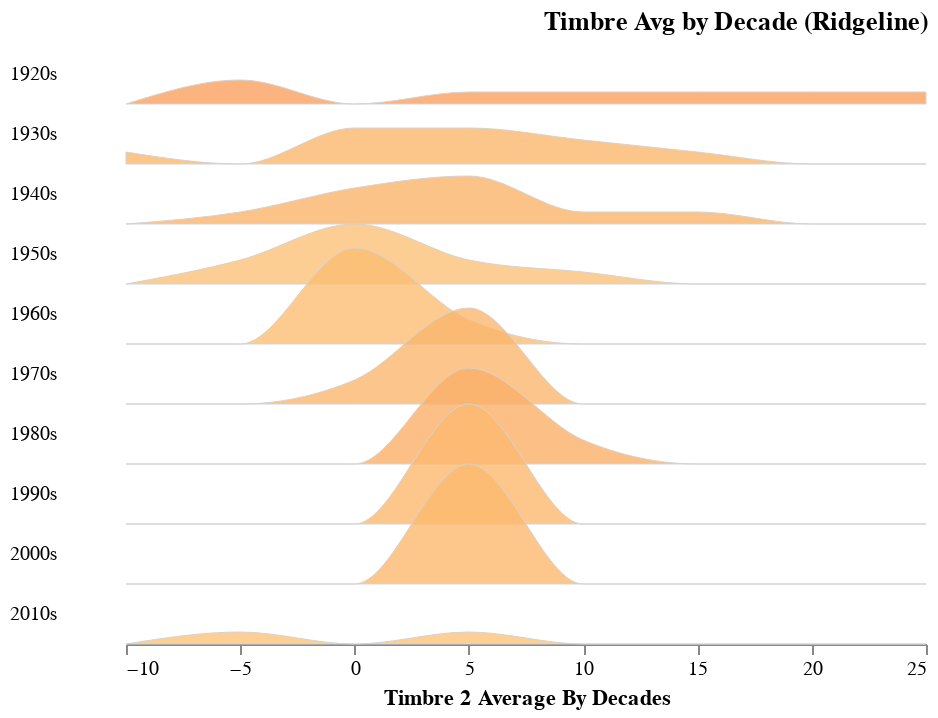

The notebook cell saved with this chart:
### Code cell
plot_ridgeline(timbre_avg_by_year, "decade", "TimbreAvg4")

### Figure 1 — Vega-Lite specification as saved in the notebook (floating-point values rounded to 4 significant figures)
{"config": {"view": {"continuousWidth": 400, "continuousHeight": 300, "stroke": null}, "facet": {"spacing": 0}, "title": {"anchor": "end"}}, "data": {"name": "data-dd3fc3f092665ce1aa30ef423fe1b56c"}, "facet": {"row": {"type": "temporal", "field": "Decade", "header": {"format": "%Ys", "labelAlign": "right", "labelAngle": 0}, "title": null}}, "spec": {"mark": {"type": "area", "fillOpacity": 0.8, "interpolate": "monotone", "stroke": "lightgray", "strokeWidth": 0.5}, "encoding": {"fill": {"type": "quantitative", "field": "mean_val", "legend": null, "scale": {"domain": [50, -100], "scheme": "redyellowblue"}}, "x": {"type": "quantitative", "bin": "binned", "field": "bin_min", "title": "Timbre 2 Average By Decades"}, "y": {"type": "quantitative", "axis": null, "field": "value", "scale": {"range": [30, -30]}}}, "height": 30, "transform": [{"field": "decade", "timeUnit": "year", "as": "Decade"}, {"joinaggregate": [{"op": "mean", "field": "TimbreAvg4", "as": "mean_val"}], "groupby": ["Decade"]}, {"bin": {"maxbins": 10}, "field": "TimbreAvg4", "as": ["bin_max", "bin_min"]}, {"aggregate": [{"op": "count", "as": "value"}], "groupby": ["Decade", "mean_val", "bin_min", "bin_max"]}, {"impute": "value", "key": "bin_min", "groupby": ["Decade", "mean_val"], "value": 0}]}, "bounds": "flush", "title": "Timbre Avg by Decade (Ridgeline)", "$schema": "https://vega.github.io/schema/vega-lite/v4.8.1.json", "datasets": {"data-dd3fc3f092665ce1aa30ef423fe1b56c": [{"year": 1922, "TimbreAvg1": 41.56, "TimbreAvg2": 13.91, "TimbreAvg3": 14.68, "TimbreAvg4": 24.43, "TimbreAvg5": 18.75, "TimbreAvg6": 11.17, "TimbreAvg7": -5.31, "TimbreAvg8": 0.1368, "TimbreAvg9": -2.165, "TimbreAvg10": -4.444, "TimbreAvg11": -1.622, "TimbreAvg12": -5.561, "decade": "1920-01-01T00:00:00"}, {"year": 1924, "TimbreAvg1": 36.95, "TimbreAvg2": -136.1, "TimbreAvg3": 108.1, "TimbreAvg4": 12.35, "TimbreAvg5": -7.73, "TimbreAvg6": 1.873, "TimbreAvg7": -32.49, "TimbreAvg8": 3.363, "TimbreAvg9": 14.38, "TimbreAvg10": 8.708, "TimbreAvg11": 4.783, "TimbreAvg12": 8.068, "decade": "1920-01-01T00:00:00"}, {"year": 1925, "TimbreAvg1": 34.36, "TimbreAvg2": -128.2, "TimbreAvg3": 120.2, "TimbreAvg4": 19.37, "TimbreAvg5": 18.19, "TimbreAvg6": 17.01, "TimbreAvg7": -56.73, "TimbreAvg8": 7.617, "TimbreAvg9": 3.784, "TimbreAvg10": 8.839, "TimbreAvg11": 6.741, "TimbreAvg12": 6.061, "decade": "1920-01-01T00:00:00"}, {"year": 1926, "TimbreAvg1": 32.57, "TimbreAvg2": -126.5, "TimbreAvg3": 88.92, "TimbreAvg4": 7.843, "TimbreAvg5": -5.841, "TimbreAvg6": 13.39, "TimbreAvg7": -31.14, "TimbreAvg8": 9.86, "TimbreAvg9": -17.41, "TimbreAvg10": 4.974, "TimbreAvg11": 0.6245, "TimbreAvg12": -2.054, "decade": "1920-01-01T00:00:00"}, {"year": 1927, "TimbreAvg1": 31.23, "TimbreAvg2": -110.7, "TimbreAvg3": 59.21, "TimbreAvg4": 4.108, "TimbreAvg5": -9.538, "TimbreAvg6": 9.986, "TimbreAvg7": -21.01, "TimbreAvg8": 13.41, "TimbreAvg9": -25.12, "TimbreAvg10": 4.396, "TimbreAvg11": -0.3943, "TimbreAvg12": -2.645, "decade": "1920-01-01T00:00:00"}, {"year": 1928, "TimbreAvg1": 31.5, "TimbreAvg2": -94.42, "TimbreAvg3": 27.26, "TimbreAvg4": -8.42, "TimbreAvg5": -16.8, "TimbreAvg6": 9.831, "TimbreAvg7": -34.23, "TimbreAvg8": 8.103, "TimbreAvg9": -2.78, "TimbreAvg10": 7.653, "TimbreAvg11": -0.274, "TimbreAvg12": 8.575, "decade": "1920-01-01T00:00:00"}, {"year": 1929, "TimbreAvg1": 33.08, "TimbreAvg2": -100.9, "TimbreAvg3": 37.7, "TimbreAvg4": -7.802, "TimbreAvg5": -16.81, "TimbreAvg6": 9.486, "TimbreAvg7": -30.72, "TimbreAvg8": 8.05, "TimbreAvg9": -2.235, "TimbreAvg10": 7.397, "TimbreAvg11": 1.339, "TimbreAvg12": 13.07, "decade": "1920-01-01T00:00:00"}, {"year": 1930, "TimbreAvg1": 34.95, "TimbreAvg2": -99.74, "TimbreAvg3": 59.33, "TimbreAvg4": 0.1107, "TimbreAvg5": -29.29, "TimbreAvg6": 14.93, "TimbreAvg7": -28.67, "TimbreAvg8": 5.75, "TimbreAvg9": -0.3473, "TimbreAvg10": 7.347, "TimbreAvg11": -0.4108, "TimbreAvg12": 4.682, "decade": "1930-01-01T00:00:00"}, {"year": 1931, "TimbreAvg1": 35.04, "TimbreAvg2": -97.28, "TimbreAvg3": 61.39, "TimbreAvg4": 8.116, "TimbreAvg5": -5.649, "TimbreAvg6": 5.444, "TimbreAvg7": -18.24, "TimbreAvg8": 6.326, "TimbreAvg9": -4.743, "TimbreAvg10": 5.894, "TimbreAvg11": 1.151, "TimbreAvg12": 1.979, "decade": "1930-01-01T00:00:00"}, {"year": 1932, "TimbreAvg1": 34.99, "TimbreAvg2": -98.61, "TimbreAvg3": 44.83, "TimbreAvg4": -0.8373, "TimbreAvg5": -22.16, "TimbreAvg6": 23.28, "TimbreAvg7": -36.65, "TimbreAvg8": 7.044, "TimbreAvg9": 14.11, "TimbreAvg10": 10.86, "TimbreAvg11": -1.003, "TimbreAvg12": 12.39, "decade": "1930-01-01T00:00:00"}, {"year": 1933, "TimbreAvg1": 32.79, "TimbreAvg2": -103.0, "TimbreAvg3": 56.2, "TimbreAvg4": -12.21, "TimbreAvg5": -33.13, "TimbreAvg6": 16.06, "TimbreAvg7": -43.9, "TimbreAvg8": 0.06204, "TimbreAvg9": 8.121, "TimbreAvg10": 8.25, "TimbreAvg11": -3.816, "TimbreAvg12": 4.195, "decade": "1930-01-01T00:00:00"}, {"year": 1934, "TimbreAvg1": 32.69, "TimbreAvg2": -97.15, "TimbreAvg3": 46.76, "TimbreAvg4": -2.051, "TimbreAvg5": -4.355, "TimbreAvg6": 16.09, "TimbreAvg7": -30.93, "TimbreAvg8": 5.909, "TimbreAvg9": 10.38, "TimbreAvg10": 9.565, "TimbreAvg11": -0.1988, "TimbreAvg12": 10.48, "decade": "1930-01-01T00:00:00"}, {"year": 1935, "TimbreAvg1": 33.87, "TimbreAvg2": -109.6, "TimbreAvg3": 69.43, "TimbreAvg4": 10.38, "TimbreAvg5": -8.598, "TimbreAvg6": 19.18, "TimbreAvg7": -17.24, "TimbreAvg8": 11.86, "TimbreAvg9": 3.787, "TimbreAvg10": 9.493, "TimbreAvg11": -2.062, "TimbreAvg12": 12.01, "decade": "1930-01-01T00:00:00"}, {"year": 1936, "TimbreAvg1": 34.54, "TimbreAvg2": -126.0, "TimbreAvg3": 64.29, "TimbreAvg4": 3.944, "TimbreAvg5": -8.175, "TimbreAvg6": 10.65, "TimbreAvg7": -18.77, "TimbreAvg8": 9.033, "TimbreAvg9": -2.058, "TimbreAvg10": 5.343, "TimbreAvg11": -0.4487, "TimbreAvg12": 8.263, "decade": "1930-01-01T00:00:00"}, {"year": 1937, "TimbreAvg1": 33.58, "TimbreAvg2": -113.8, "TimbreAvg3": 51.95, "TimbreAvg4": 1.924, "TimbreAvg5": -13.45, "TimbreAvg6": 17.37, "TimbreAvg7": -10.02, "TimbreAvg8": 10.66, "TimbreAvg9": -3.712, "TimbreAvg10": 5.937, "TimbreAvg11": -2.608, "TimbreAvg12": 11.86, "decade": "1930-01-01T00:00:00"}, {"year": 1938, "TimbreAvg1": 34.9, "TimbreAvg2": -114.4, "TimbreAvg3": 40.74, "TimbreAvg4": 6.103, "TimbreAvg5": -17.94, "TimbreAvg6": 19.79, "TimbreAvg7": -27.39, "TimbreAvg8": 6.041, "TimbreAvg9": 10.2, "TimbreAvg10": 9.888, "TimbreAvg11": -0.3099, "TimbreAvg12": 11.18, "decade": "1930-01-01T00:00:00"}, {"year": 1939, "TimbreAvg1": 34.02, "TimbreAvg2": -102.4, "TimbreAvg3": 45.43, "TimbreAvg4": -1.908, "TimbreAvg5": -13.02, "TimbreAvg6": 20.68, "TimbreAvg7": -21.57, "TimbreAvg8": 6.065, "TimbreAvg9": 6.906, "TimbreAvg10": 5.943, "TimbreAvg11": -6.37, "TimbreAvg12": 5.006, "decade": "1930-01-01T00:00:00"}, {"year": 1940, "TimbreAvg1": 35.33, "TimbreAvg2": -96.81, "TimbreAvg3": 49.32, "TimbreAvg4": 7.192, "TimbreAvg5": -41.28, "TimbreAvg6": 19.44, "TimbreAvg7": -18.54, "TimbreAvg8": 6.436, "TimbreAvg9": 8.957, "TimbreAvg10": 6.57, "TimbreAvg11": 1.953, "TimbreAvg12": 21.34, "decade": "1940-01-01T00:00:00"}, {"year": 1941, "TimbreAvg1": 32.39, "TimbreAvg2": -100.0, "TimbreAvg3": 52.51, "TimbreAvg4": 4.921, "TimbreAvg5": -3.68, "TimbreAvg6": 20.87, "TimbreAvg7": -16.8, "TimbreAvg8": 9.038, "TimbreAvg9": -2.731, "TimbreAvg10": 7.336, "TimbreAvg11": -3.413, "TimbreAvg12": 9.401, "decade": "1940-01-01T00:00:00"}, {"year": 1942, "TimbreAvg1": 33.3, "TimbreAvg2": -120.1, "TimbreAvg3": 50.7, "TimbreAvg4": -5.461, "TimbreAvg5": -19.14, "TimbreAvg6": 7.967, "TimbreAvg7": -18.27, "TimbreAvg8": 8.431, "TimbreAvg9": 1.05, "TimbreAvg10": 7.495, "TimbreAvg11": -1.957, "TimbreAvg12": 8.773, "decade": "1940-01-01T00:00:00"}, {"year": 1943, "TimbreAvg1": 35.77, "TimbreAvg2": -73.11, "TimbreAvg3": 58.33, "TimbreAvg4": 10.69, "TimbreAvg5": -6.186, "TimbreAvg6": 20.79, "TimbreAvg7": -14.26, "TimbreAvg8": 6.945, "TimbreAvg9": 5.42, "TimbreAvg10": 4.834, "TimbreAvg11": -6.037, "TimbreAvg12": 9.678, "decade": "1940-01-01T00:00:00"}, {"year": 1944, "TimbreAvg1": 35.05, "TimbreAvg2": -119.3, "TimbreAvg3": 45.17, "TimbreAvg4": 3.777, "TimbreAvg5": 0.7286, "TimbreAvg6": 12.55, "TimbreAvg7": -16.06, "TimbreAvg8": 6.014, "TimbreAvg9": 5.359, "TimbreAvg10": 3.907, "TimbreAvg11": -2.75, "TimbreAvg12": 6.555, "decade": "1940-01-01T00:00:00"}, {"year": 1945, "TimbreAvg1": 35.8, "TimbreAvg2": -78.38, "TimbreAvg3": 55.81, "TimbreAvg4": 3.687, "TimbreAvg5": -18.85, "TimbreAvg6": 13.39, "TimbreAvg7": -18.99, "TimbreAvg8": 0.9092, "TimbreAvg9": 12.95, "TimbreAvg10": 5.449, "TimbreAvg11": -1.18, "TimbreAvg12": 15.58, "decade": "1940-01-01T00:00:00"}, {"year": 1946, "TimbreAvg1": 36.63, "TimbreAvg2": -74.35, "TimbreAvg3": 39.01, "TimbreAvg4": -0.9528, "TimbreAvg5": -3.294, "TimbreAvg6": 12.09, "TimbreAvg7": -12.59, "TimbreAvg8": 3.161, "TimbreAvg9": 6.065, "TimbreAvg10": 2.858, "TimbreAvg11": -3.037, "TimbreAvg12": 12.07, "decade": "1940-01-01T00:00:00"}, {"year": 1947, "TimbreAvg1": 36.29, "TimbreAvg2": -59.97, "TimbreAvg3": 29.82, "TimbreAvg4": -1.628, "TimbreAvg5": -18.3, "TimbreAvg6": 15.34, "TimbreAvg7": -16.52, "TimbreAvg8": 4.074, "TimbreAvg9": 12.66, "TimbreAvg10": 8.663, "TimbreAvg11": -4.001, "TimbreAvg12": 14.18, "decade": "1940-01-01T00:00:00"}, {"year": 1948, "TimbreAvg1": 38.0, "TimbreAvg2": -60.91, "TimbreAvg3": 48.13, "TimbreAvg4": 1.431, "TimbreAvg5": -15.75, "TimbreAvg6": 12.69, "TimbreAvg7": -22.46, "TimbreAvg8": 0.02932, "TimbreAvg9": 13.2, "TimbreAvg10": 4.487, "TimbreAvg11": -0.4887, "TimbreAvg12": 10.52, "decade": "1940-01-01T00:00:00"}, {"year": 1949, "TimbreAvg1": 36.94, "TimbreAvg2": -76.29, "TimbreAvg3": 53.23, "TimbreAvg4": -0.5399, "TimbreAvg5": -13.69, "TimbreAvg6": 6.0, "TimbreAvg7": -16.25, "TimbreAvg8": 0.1701, "TimbreAvg9": 10.24, "TimbreAvg10": 3.406, "TimbreAvg11": -0.8975, "TimbreAvg12": 7.688, "decade": "1940-01-01T00:00:00"}, {"year": 1950, "TimbreAvg1": 37.56, "TimbreAvg2": -79.75, "TimbreAvg3": 39.1, "TimbreAvg4": 7.317, "TimbreAvg5": -4.147, "TimbreAvg6": 7.53, "TimbreAvg7": -5.599, "TimbreAvg8": 3.95, "TimbreAvg9": 4.621, "TimbreAvg10": 2.546, "TimbreAvg11": -2.016, "TimbreAvg12": 4.763, "decade": "1950-01-01T00:00:00"}, {"year": 1951, "TimbreAvg1": 38.34, "TimbreAvg2": -59.1, "TimbreAvg3": 38.65, "TimbreAvg4": 0.6563, "TimbreAvg5": -2.506, "TimbreAvg6": 5.508, "TimbreAvg7": -9.521, "TimbreAvg8": 1.943, "TimbreAvg9": 7.743, "TimbreAvg10": 2.759, "TimbreAvg11": -2.87, "TimbreAvg12": 5.836, "decade": "1950-01-01T00:00:00"}, {"year": 1952, "TimbreAvg1": 39.09, "TimbreAvg2": -49.43, "TimbreAvg3": 29.52, "TimbreAvg4": -5.048, "TimbreAvg5": -8.318, "TimbreAvg6": 8.535, "TimbreAvg7": -17.55, "TimbreAvg8": 0.1893, "TimbreAvg9": 6.674, "TimbreAvg10": 1.172, "TimbreAvg11": -2.191, "TimbreAvg12": 7.037, "decade": "1950-01-01T00:00:00"}, {"year": 1953, "TimbreAvg1": 39.21, "TimbreAvg2": -40.24, "TimbreAvg3": 39.67, "TimbreAvg4": -0.445, "TimbreAvg5": -3.645, "TimbreAvg6": 9.998, "TimbreAvg7": -16.5, "TimbreAvg8": -0.1103, "TimbreAvg9": 5.477, "TimbreAvg10": 1.666, "TimbreAvg11": -2.965, "TimbreAvg12": 4.058, "decade": "1950-01-01T00:00:00"}, {"year": 1954, "TimbreAvg1": 38.14, "TimbreAvg2": -46.14, "TimbreAvg3": 28.05, "TimbreAvg4": -2.913, "TimbreAvg5": -2.925, "TimbreAvg6": 6.043, "TimbreAvg7": -18.02, "TimbreAvg8": -0.7081, "TimbreAvg9": 8.89, "TimbreAvg10": 2.19, "TimbreAvg11": -1.935, "TimbreAvg12": 9.481, "decade": "1950-01-01T00:00:00"}, {"year": 1955, "TimbreAvg1": 37.1, "TimbreAvg2": -52.87, "TimbreAvg3": 26.31, "TimbreAvg4": -6.338, "TimbreAvg5": 0.8993, "TimbreAvg6": 4.494, "TimbreAvg7": -17.28, "TimbreAvg8": 1.646, "TimbreAvg9": 5.555, "TimbreAvg10": 2.484, "TimbreAvg11": -2.829, "TimbreAvg12": 7.048, "decade": "1950-01-01T00:00:00"}, {"year": 1956, "TimbreAvg1": 37.67, "TimbreAvg2": -38.32, "TimbreAvg3": 24.38, "TimbreAvg4": -4.569, "TimbreAvg5": -1.269, "TimbreAvg6": 3.7, "TimbreAvg7": -15.31, "TimbreAvg8": 0.2986, "TimbreAvg9": 5.172, "TimbreAvg10": 1.747, "TimbreAvg11": -2.766, "TimbreAvg12": 7.053, "decade": "1950-01-01T00:00:00"}, {"year": 1957, "TimbreAvg1": 37.24, "TimbreAvg2": -39.23, "TimbreAvg3": 15.83, "TimbreAvg4": -3.89, "TimbreAvg5": 0.05078, "TimbreAvg6": 1.425, "TimbreAvg7": -11.18, "TimbreAvg8": 0.2028, "TimbreAvg9": 3.578, "TimbreAvg10": 1.635, "TimbreAvg11": -2.338, "TimbreAvg12": 5.688, "decade": "1950-01-01T00:00:00"}, {"year": 1958, "TimbreAvg1": 39.15, "TimbreAvg2": -18.57, "TimbreAvg3": 26.7, "TimbreAvg4": 0.2872, "TimbreAvg5": -3.253, "TimbreAvg6": 1.734, "TimbreAvg7": -12.29, "TimbreAvg8": -2.056, "TimbreAvg9": 7.373, "TimbreAvg10": 1.504, "TimbreAvg11": -1.76, "TimbreAvg12": 8.573, "decade": "1950-01-01T00:00:00"}, {"year": 1959, "TimbreAvg1": 39.15, "TimbreAvg2": -23.04, "TimbreAvg3": 19.02, "TimbreAvg4": -3.434, "TimbreAvg5": 4.16, "TimbreAvg6": 1.495, "TimbreAvg7": -16.76, "TimbreAvg8": -2.318, "TimbreAvg9": 5.741, "TimbreAvg10": 0.9585, "TimbreAvg11": -2.081, "TimbreAvg12": 7.127, "decade": "1950-01-01T00:00:00"}, {"year": 1960, "TimbreAvg1": 38.88, "TimbreAvg2": -18.91, "TimbreAvg3": 23.72, "TimbreAvg4": -0.3672, "TimbreAvg5": -1.307, "TimbreAvg6": 2.723, "TimbreAvg7": -13.9, "TimbreAvg8": -2.198, "TimbreAvg9": 6.149, "TimbreAvg10": 1.419, "TimbreAvg11": -2.018, "TimbreAvg12": 7.242, "decade": "1960-01-01T00:00:00"}, {"year": 1961, "TimbreAvg1": 39.62, "TimbreAvg2": -27.22, "TimbreAvg3": 28.56, "TimbreAvg4": 1.267, "TimbreAvg5": -3.125, "TimbreAvg6": 0.7062, "TimbreAvg7": -11.94, "TimbreAvg8": -2.548, "TimbreAvg9": 6.055, "TimbreAvg10": 1.539, "TimbreAvg11": -1.318, "TimbreAvg12": 6.138, "decade": "1960-01-01T00:00:00"}, {"year": 1962, "TimbreAvg1": 40.13, "TimbreAvg2": -17.45, "TimbreAvg3": 19.46, "TimbreAvg4": -0.9173, "TimbreAvg5": -0.7442, "TimbreAvg6": -0.6876, "TimbreAvg7": -9.383, "TimbreAvg8": -1.887, "TimbreAvg9": 5.455, "TimbreAvg10": 2.126, "TimbreAvg11": -1.711, "TimbreAvg12": 4.913, "decade": "1960-01-01T00:00:00"}, {"year": 1963, "TimbreAvg1": 40.55, "TimbreAvg2": -16.46, "TimbreAvg3": 22.5, "TimbreAvg4": -0.7805, "TimbreAvg5": -0.8922, "TimbreAvg6": -1.607, "TimbreAvg7": -9.215, "TimbreAvg8": -2.595, "TimbreAvg9": 5.623, "TimbreAvg10": 0.8863, "TimbreAvg11": -1.253, "TimbreAvg12": 6.212, "decade": "1960-01-01T00:00:00"}, {"year": 1964, "TimbreAvg1": 40.11, "TimbreAvg2": -15.82, "TimbreAvg3": 22.48, "TimbreAvg4": -1.269, "TimbreAvg5": 0.1809, "TimbreAvg6": -1.785, "TimbreAvg7": -8.4, "TimbreAvg8": -1.922, "TimbreAvg9": 3.221, "TimbreAvg10": 0.5442, "TimbreAvg11": -1.908, "TimbreAvg12": 5.095, "decade": "1960-01-01T00:00:00"}, {"year": 1965, "TimbreAvg1": 40.7, "TimbreAvg2": -13.34, "TimbreAvg3": 22.34, "TimbreAvg4": -1.099, "TimbreAvg5": -3.736, "TimbreAvg6": -0.3017, "TimbreAvg7": -8.165, "TimbreAvg8": -1.725, "TimbreAvg9": 4.681, "TimbreAvg10": 0.3911, "TimbreAvg11": -2.017, "TimbreAvg12": 5.947, "decade": "1960-01-01T00:00:00"}, {"year": 1966, "TimbreAvg1": 40.9, "TimbreAvg2": -5.545, "TimbreAvg3": 20.48, "TimbreAvg4": -0.3632, "TimbreAvg5": -6.661, "TimbreAvg6": -1.849, "TimbreAvg7": -6.66, "TimbreAvg8": -2.721, "TimbreAvg9": 5.87, "TimbreAvg10": 0.5368, "TimbreAvg11": -2.062, "TimbreAvg12": 5.063, "decade": "1960-01-01T00:00:00"}, {"year": 1967, "TimbreAvg1": 40.87, "TimbreAvg2": -6.292, "TimbreAvg3": 22.13, "TimbreAvg4": -0.8576, "TimbreAvg5": -8.684, "TimbreAvg6": -2.968, "TimbreAvg7": -6.753, "TimbreAvg8": -3.264, "TimbreAvg9": 6.073, "TimbreAvg10": -0.07219, "TimbreAvg11": -1.679, "TimbreAvg12": 5.731, "decade": "1960-01-01T00:00:00"}, {"year": 1968, "TimbreAvg1": 40.66, "TimbreAvg2": -7.977, "TimbreAvg3": 21.5, "TimbreAvg4": 0.3513, "TimbreAvg5": -9.759, "TimbreAvg6": -2.957, "TimbreAvg7": -5.645, "TimbreAvg8": -1.97, "TimbreAvg9": 4.379, "TimbreAvg10": -0.1488, "TimbreAvg11": -1.08, "TimbreAvg12": 5.679, "decade": "1960-01-01T00:00:00"}, {"year": 1969, "TimbreAvg1": 40.49, "TimbreAvg2": -12.25, "TimbreAvg3": 18.92, "TimbreAvg4": -0.6133, "TimbreAvg5": -10.52, "TimbreAvg6": -3.575, "TimbreAvg7": -4.238, "TimbreAvg8": -1.697, "TimbreAvg9": 4.792, "TimbreAvg10": -0.1831, "TimbreAvg11": -1.199, "TimbreAvg12": 5.087, "decade": "1960-01-01T00:00:00"}, {"year": 1970, "TimbreAvg1": 40.93, "TimbreAvg2": -12.22, "TimbreAvg3": 17.63, "TimbreAvg4": -0.2921, "TimbreAvg5": -9.873, "TimbreAvg6": -3.791, "TimbreAvg7": -3.636, "TimbreAvg8": -1.81, "TimbreAvg9": 4.931, "TimbreAvg10": -0.4027, "TimbreAvg11": -0.9613, "TimbreAvg12": 4.366, "decade": "1970-01-01T00:00:00"}, {"year": 1971, "TimbreAvg1": 40.38, "TimbreAvg2": -14.12, "TimbreAvg3": 16.16, "TimbreAvg4": -1.082, "TimbreAvg5": -7.068, "TimbreAvg6": -4.204, "TimbreAvg7": -3.729, "TimbreAvg8": -1.345, "TimbreAvg9": 4.057, "TimbreAvg10": -0.4148, "TimbreAvg11": -0.733, "TimbreAvg12": 4.92, "decade": "1970-01-01T00:00:00"}, {"year": 1972, "TimbreAvg1": 40.38, "TimbreAvg2": -11.37, "TimbreAvg3": 18.77, "TimbreAvg4": 0.5758, "TimbreAvg5": -6.653, "TimbreAvg6": -4.182, "TimbreAvg7": -4.142, "TimbreAvg8": -1.103, "TimbreAvg9": 3.029, "TimbreAvg10": -0.2728, "TimbreAvg11": -0.6154, "TimbreAvg12": 4.339, "decade": "1970-01-01T00:00:00"}, {"year": 1973, "TimbreAvg1": 41.03, "TimbreAvg2": -8.881, "TimbreAvg3": 19.29, "TimbreAvg4": 0.8646, "TimbreAvg5": -6.101, "TimbreAvg6": -5.346, "TimbreAvg7": -2.915, "TimbreAvg8": -1.494, "TimbreAvg9": 3.64, "TimbreAvg10": -0.1472, "TimbreAvg11": -0.3093, "TimbreAvg12": 4.172, "decade": "1970-01-01T00:00:00"}, {"year": 1974, "TimbreAvg1": 41.13, "TimbreAvg2": -9.238, "TimbreAvg3": 19.14, "TimbreAvg4": 1.114, "TimbreAvg5": -6.877, "TimbreAvg6": -5.225, "TimbreAvg7": -2.323, "TimbreAvg8": -0.9129, "TimbreAvg9": 2.943, "TimbreAvg10": -0.5117, "TimbreAvg11": -0.1766, "TimbreAvg12": 3.762, "decade": "1970-01-01T00:00:00"}, {"year": 1975, "TimbreAvg1": 41.31, "TimbreAvg2": -3.986, "TimbreAvg3": 19.68, "TimbreAvg4": 2.786, "TimbreAvg5": -5.766, "TimbreAvg6": -4.986, "TimbreAvg7": -1.4, "TimbreAvg8": -0.9019, "TimbreAvg9": 2.704, "TimbreAvg10": -0.5636, "TimbreAvg11": 0.001375, "TimbreAvg12": 3.756, "decade": "1970-01-01T00:00:00"}, {"year": 1976, "TimbreAvg1": 41.24, "TimbreAvg2": -3.334, "TimbreAvg3": 18.79, "TimbreAvg4": 2.485, "TimbreAvg5": -6.211, "TimbreAvg6": -5.581, "TimbreAvg7": -2.342, "TimbreAvg8": -1.048, "TimbreAvg9": 2.505, "TimbreAvg10": -0.2294, "TimbreAvg11": 0.2051, "TimbreAvg12": 3.708, "decade": "1970-01-01T00:00:00"}, {"year": 1977, "TimbreAvg1": 42.11, "TimbreAvg2": 3.307, "TimbreAvg3": 21.27, "TimbreAvg4": 2.724, "TimbreAvg5": -7.846, "TimbreAvg6": -6.854, "TimbreAvg7": -1.754, "TimbreAvg8": -0.7725, "TimbreAvg9": 3.427, "TimbreAvg10": 0.1737, "TimbreAvg11": 0.3541, "TimbreAvg12": 3.03, "decade": "1970-01-01T00:00:00"}, {"year": 1978, "TimbreAvg1": 41.83, "TimbreAvg2": 4.071, "TimbreAvg3": 23.35, "TimbreAvg4": 3.608, "TimbreAvg5": -7.443, "TimbreAvg6": -5.952, "TimbreAvg7": -1.219, "TimbreAvg8": 0.07635, "TimbreAvg9": 3.054, "TimbreAvg10": 0.514, "TimbreAvg11": -0.03998, "TimbreAvg12": 2.681, "decade": "1970-01-01T00:00:00"}, {"year": 1979, "TimbreAvg1": 42.03, "TimbreAvg2": 10.01, "TimbreAvg3": 18.55, "TimbreAvg4": 4.076, "TimbreAvg5": -7.644, "TimbreAvg6": -5.737, "TimbreAvg7": -1.206, "TimbreAvg8": -0.4556, "TimbreAvg9": 3.128, "TimbreAvg10": 0.7126, "TimbreAvg11": -0.1207, "TimbreAvg12": 2.498, "decade": "1970-01-01T00:00:00"}, {"year": 1980, "TimbreAvg1": 42.43, "TimbreAvg2": 12.62, "TimbreAvg3": 20.78, "TimbreAvg4": 5.818, "TimbreAvg5": -10.96, "TimbreAvg6": -5.002, "TimbreAvg7": -1.165, "TimbreAvg8": -0.9115, "TimbreAvg9": 3.993, "TimbreAvg10": 0.8763, "TimbreAvg11": 0.1742, "TimbreAvg12": 2.754, "decade": "1980-01-01T00:00:00"}, {"year": 1981, "TimbreAvg1": 42.19, "TimbreAvg2": 15.05, "TimbreAvg3": 19.04, "TimbreAvg4": 4.584, "TimbreAvg5": -12.1, "TimbreAvg6": -6.933, "TimbreAvg7": -0.8445, "TimbreAvg8": -0.9285, "TimbreAvg9": 3.795, "TimbreAvg10": 1.294, "TimbreAvg11": 0.2474, "TimbreAvg12": 2.682, "decade": "1980-01-01T00:00:00"}, {"year": 1982, "TimbreAvg1": 42.37, "TimbreAvg2": 12.74, "TimbreAvg3": 19.7, "TimbreAvg4": 5.028, "TimbreAvg5": -9.103, "TimbreAvg6": -6.853, "TimbreAvg7": -1.743, "TimbreAvg8": -1.403, "TimbreAvg9": 4.083, "TimbreAvg10": 1.493, "TimbreAvg11": 0.2623, "TimbreAvg12": 2.433, "decade": "1980-01-01T00:00:00"}, {"year": 1983, "TimbreAvg1": 41.98, "TimbreAvg2": 14.77, "TimbreAvg3": 17.19, "TimbreAvg4": 3.95, "TimbreAvg5": -10.04, "TimbreAvg6": -8.107, "TimbreAvg7": -2.096, "TimbreAvg8": -1.425, "TimbreAvg9": 4.806, "TimbreAvg10": 2.364, "TimbreAvg11": 0.3547, "TimbreAvg12": 2.935, "decade": "1980-01-01T00:00:00"}, {"year": 1984, "TimbreAvg1": 42.04, "TimbreAvg2": 15.01, "TimbreAvg3": 17.82, "TimbreAvg4": 3.837, "TimbreAvg5": -8.294, "TimbreAvg6": -8.57, "TimbreAvg7": -3.139, "TimbreAvg8": -2.275, "TimbreAvg9": 4.59, "TimbreAvg10": 2.191, "TimbreAvg11": 0.5499, "TimbreAvg12": 3.059, "decade": "1980-01-01T00:00:00"}, {"year": 1985, "TimbreAvg1": 42.21, "TimbreAvg2": 20.1, "TimbreAvg3": 17.63, "TimbreAvg4": 4.116, "TimbreAvg5": -7.255, "TimbreAvg6": -9.001, "TimbreAvg7": -2.962, "TimbreAvg8": -2.597, "TimbreAvg9": 4.019, "TimbreAvg10": 2.367, "TimbreAvg11": 0.6701, "TimbreAvg12": 3.426, "decade": "1980-01-01T00:00:00"}, {"year": 1986, "TimbreAvg1": 42.13, "TimbreAvg2": 15.23, "TimbreAvg3": 18.49, "TimbreAvg4": 2.42, "TimbreAvg5": -5.516, "TimbreAvg6": -9.205, "TimbreAvg7": -4.823, "TimbreAvg8": -2.595, "TimbreAvg9": 4.502, "TimbreAvg10": 2.29, "TimbreAvg11": 0.5196, "TimbreAvg12": 3.768, "decade": "1980-01-01T00:00:00"}, {"year": 1987, "TimbreAvg1": 41.69, "TimbreAvg2": 10.38, "TimbreAvg3": 18.01, "TimbreAvg4": 1.846, "TimbreAvg5": -6.44, "TimbreAvg6": -8.242, "TimbreAvg7": -5.91, "TimbreAvg8": -2.152, "TimbreAvg9": 4.499, "TimbreAvg10": 2.449, "TimbreAvg11": 0.2608, "TimbreAvg12": 3.738, "decade": "1980-01-01T00:00:00"}, {"year": 1988, "TimbreAvg1": 41.11, "TimbreAvg2": 14.19, "TimbreAvg3": 15.44, "TimbreAvg4": 2.247, "TimbreAvg5": -5.555, "TimbreAvg6": -7.682, "TimbreAvg7": -5.781, "TimbreAvg8": -2.08, "TimbreAvg9": 4.496, "TimbreAvg10": 2.882, "TimbreAvg11": 0.1023, "TimbreAvg12": 3.626, "decade": "1980-01-01T00:00:00"}, {"year": 1989, "TimbreAvg1": 41.33, "TimbreAvg2": 12.64, "TimbreAvg3": 16.51, "TimbreAvg4": 1.666, "TimbreAvg5": -7.079, "TimbreAvg6": -7.964, "TimbreAvg7": -6.306, "TimbreAvg8": -2.249, "TimbreAvg9": 4.011, "TimbreAvg10": 2.325, "TimbreAvg11": 0.247, "TimbreAvg12": 3.55, "decade": "1980-01-01T00:00:00"}, {"year": 1990, "TimbreAvg1": 41.0, "TimbreAvg2": 9.405, "TimbreAvg3": 15.23, "TimbreAvg4": 1.701, "TimbreAvg5": -6.812, "TimbreAvg6": -7.079, "TimbreAvg7": -5.872, "TimbreAvg8": -1.627, "TimbreAvg9": 3.863, "TimbreAvg10": 2.457, "TimbreAvg11": -0.02878, "TimbreAvg12": 3.483, "decade": "1990-01-01T00:00:00"}, {"year": 1991, "TimbreAvg1": 40.95, "TimbreAvg2": 6.147, "TimbreAvg3": 14.58, "TimbreAvg4": 0.7406, "TimbreAvg5": -6.986, "TimbreAvg6": -7.353, "TimbreAvg7": -5.912, "TimbreAvg8": -1.414, "TimbreAvg9": 4.029, "TimbreAvg10": 2.555, "TimbreAvg11": -0.04716, "TimbreAvg12": 3.638, "decade": "1990-01-01T00:00:00"}, {"year": 1992, "TimbreAvg1": 41.34, "TimbreAvg2": 6.585, "TimbreAvg3": 12.63, "TimbreAvg4": 0.4847, "TimbreAvg5": -8.518, "TimbreAvg6": -8.359, "TimbreAvg7": -4.808, "TimbreAvg8": -1.607, "TimbreAvg9": 4.173, "TimbreAvg10": 2.229, "TimbreAvg11": -0.01728, "TimbreAvg12": 3.345, "decade": "1990-01-01T00:00:00"}, {"year": 1993, "TimbreAvg1": 41.38, "TimbreAvg2": 5.063, "TimbreAvg3": 10.78, "TimbreAvg4": 0.09247, "TimbreAvg5": -7.597, "TimbreAvg6": -8.287, "TimbreAvg7": -4.576, "TimbreAvg8": -1.337, "TimbreAvg9": 4.251, "TimbreAvg10": 2.333, "TimbreAvg11": -0.2013, "TimbreAvg12": 3.427, "decade": "1990-01-01T00:00:00"}, {"year": 1994, "TimbreAvg1": 41.65, "TimbreAvg2": 3.572, "TimbreAvg3": 10.38, "TimbreAvg4": 0.5304, "TimbreAvg5": -7.97, "TimbreAvg6": -7.995, "TimbreAvg7": -4.618, "TimbreAvg8": -1.163, "TimbreAvg9": 4.08, "TimbreAvg10": 2.418, "TimbreAvg11": -0.2332, "TimbreAvg12": 2.955, "decade": "1990-01-01T00:00:00"}, {"year": 1995, "TimbreAvg1": 42.0, "TimbreAvg2": 4.029, "TimbreAvg3": 9.014, "TimbreAvg4": 0.6097, "TimbreAvg5": -8.228, "TimbreAvg6": -8.616, "TimbreAvg7": -3.646, "TimbreAvg8": -1.082, "TimbreAvg9": 3.989, "TimbreAvg10": 2.198, "TimbreAvg11": -0.158, "TimbreAvg12": 2.913, "decade": "1990-01-01T00:00:00"}, {"year": 1996, "TimbreAvg1": 42.22, "TimbreAvg2": 3.095, "TimbreAvg3": 6.892, "TimbreAvg4": 0.5688, "TimbreAvg5": -8.072, "TimbreAvg6": -8.603, "TimbreAvg7": -3.326, "TimbreAvg8": -1.207, "TimbreAvg9": 4.412, "TimbreAvg10": 2.279, "TimbreAvg11": -0.3427, "TimbreAvg12": 2.738, "decade": "1990-01-01T00:00:00"}, {"year": 1997, "TimbreAvg1": 42.81, "TimbreAvg2": 3.868, "TimbreAvg3": 7.667, "TimbreAvg4": 1.203, "TimbreAvg5": -7.581, "TimbreAvg6": -9.378, "TimbreAvg7": -2.876, "TimbreAvg8": -1.179, "TimbreAvg9": 3.954, "TimbreAvg10": 2.211, "TimbreAvg11": -0.06296, "TimbreAvg12": 2.621, "decade": "1990-01-01T00:00:00"}, {"year": 1998, "TimbreAvg1": 42.87, "TimbreAvg2": 3.403, "TimbreAvg3": 5.128, "TimbreAvg4": 0.6749, "TimbreAvg5": -6.923, "TimbreAvg6": -9.238, "TimbreAvg7": -2.831, "TimbreAvg8": -1.476, "TimbreAvg9": 3.965, "TimbreAvg10": 2.208, "TimbreAvg11": -0.1878, "TimbreAvg12": 2.472, "decade": "1990-01-01T00:00:00"}, {"year": 1999, "TimbreAvg1": 43.42, "TimbreAvg2": 4.442, "TimbreAvg3": 5.555, "TimbreAvg4": 1.155, "TimbreAvg5": -6.991, "TimbreAvg6": -9.215, "TimbreAvg7": -2.627, "TimbreAvg8": -1.568, "TimbreAvg9": 4.021, "TimbreAvg10": 2.229, "TimbreAvg11": -0.1119, "TimbreAvg12": 2.496, "decade": "1990-01-01T00:00:00"}, {"year": 2000, "TimbreAvg1": 43.47, "TimbreAvg2": 2.802, "TimbreAvg3": 5.246, "TimbreAvg4": 1.236, "TimbreAvg5": -6.181, "TimbreAvg6": -9.543, "TimbreAvg7": -2.196, "TimbreAvg8": -1.756, "TimbreAvg9": 3.712, "TimbreAvg10": 2.181, "TimbreAvg11": -0.183, "TimbreAvg12": 2.396, "decade": "2000-01-01T00:00:00"}, {"year": 2001, "TimbreAvg1": 43.58, "TimbreAvg2": 0.9689, "TimbreAvg3": 4.271, "TimbreAvg4": 1.273, "TimbreAvg5": -6.615, "TimbreAvg6": -9.965, "TimbreAvg7": -1.959, "TimbreAvg8": -2.095, "TimbreAvg9": 3.713, "TimbreAvg10": 2.1, "TimbreAvg11": -0.06816, "TimbreAvg12": 2.225, "decade": "2000-01-01T00:00:00"}, {"year": 2002, "TimbreAvg1": 43.92, "TimbreAvg2": 0.3293, "TimbreAvg3": 5.658, "TimbreAvg4": 0.8308, "TimbreAvg5": -6.381, "TimbreAvg6": -9.984, "TimbreAvg7": -2.351, "TimbreAvg8": -2.103, "TimbreAvg9": 3.57, "TimbreAvg10": 1.823, "TimbreAvg11": -0.08098, "TimbreAvg12": 2.243, "decade": "2000-01-01T00:00:00"}, {"year": 2003, "TimbreAvg1": 44.09, "TimbreAvg2": -1.279, "TimbreAvg3": 5.77, "TimbreAvg4": 1.021, "TimbreAvg5": -5.868, "TimbreAvg6": -10.38, "TimbreAvg7": -1.64, "TimbreAvg8": -2.034, "TimbreAvg9": 3.247, "TimbreAvg10": 1.789, "TimbreAvg11": -0.1613, "TimbreAvg12": 1.954, "decade": "2000-01-01T00:00:00"}, {"year": 2004, "TimbreAvg1": 44.18, "TimbreAvg2": -2.008, "TimbreAvg3": 5.84, "TimbreAvg4": 0.9367, "TimbreAvg5": -5.551, "TimbreAvg6": -10.48, "TimbreAvg7": -1.576, "TimbreAvg8": -2.132, "TimbreAvg9": 3.566, "TimbreAvg10": 1.744, "TimbreAvg11": -0.1961, "TimbreAvg12": 1.894, "decade": "2000-01-01T00:00:00"}, {"year": 2005, "TimbreAvg1": 44.48, "TimbreAvg2": -0.5864, "TimbreAvg3": 7.41, "TimbreAvg4": 0.8138, "TimbreAvg5": -6.345, "TimbreAvg6": -10.4, "TimbreAvg7": -1.514, "TimbreAvg8": -2.133, "TimbreAvg9": 3.449, "TimbreAvg10": 1.802, "TimbreAvg11": -0.3167, "TimbreAvg12": 2.032, "decade": "2000-01-01T00:00:00"}, {"year": 2006, "TimbreAvg1": 44.6, "TimbreAvg2": -0.9265, "TimbreAvg3": 5.487, "TimbreAvg4": 0.7573, "TimbreAvg5": -5.877, "TimbreAvg6": -11.25, "TimbreAvg7": -1.306, "TimbreAvg8": -1.949, "TimbreAvg9": 3.212, "TimbreAvg10": 1.823, "TimbreAvg11": -0.1542, "TimbreAvg12": 2.031, "decade": "2000-01-01T00:00:00"}, {"year": 2007, "TimbreAvg1": 44.85, "TimbreAvg2": -0.1217, "TimbreAvg3": 5.9, "TimbreAvg4": 1.18, "TimbreAvg5": -5.834, "TimbreAvg6": -11.48, "TimbreAvg7": -0.6323, "TimbreAvg8": -2.013, "TimbreAvg9": 3.371, "TimbreAvg10": 1.88, "TimbreAvg11": -0.1717, "TimbreAvg12": 1.935, "decade": "2000-01-01T00:00:00"}, {"year": 2008, "TimbreAvg1": 44.95, "TimbreAvg2": 0.3303, "TimbreAvg3": 5.085, "TimbreAvg4": 1.196, "TimbreAvg5": -5.052, "TimbreAvg6": -11.98, "TimbreAvg7": -0.5043, "TimbreAvg8": -1.94, "TimbreAvg9": 3.47, "TimbreAvg10": 1.952, "TimbreAvg11": -0.06703, "TimbreAvg12": 1.934, "decade": "2000-01-01T00:00:00"}, {"year": 2009, "TimbreAvg1": 45.12, "TimbreAvg2": 0.4138, "TimbreAvg3": 5.756, "TimbreAvg4": 1.695, "TimbreAvg5": -6.301, "TimbreAvg6": -12.03, "TimbreAvg7": -0.2946, "TimbreAvg8": -2.049, "TimbreAvg9": 3.601, "TimbreAvg10": 1.971, "TimbreAvg11": 0.04502, "TimbreAvg12": 2.0, "decade": "2000-01-01T00:00:00"}, {"year": 2010, "TimbreAvg1": 44.99, "TimbreAvg2": -2.593, "TimbreAvg3": 5.158, "TimbreAvg4": 1.312, "TimbreAvg5": -6.618, "TimbreAvg6": -12.86, "TimbreAvg7": 0.009402, "TimbreAvg8": -2.448, "TimbreAvg9": 3.765, "TimbreAvg10": 1.726, "TimbreAvg11": 0.3318, "TimbreAvg12": 1.931, "decade": "2010-01-01T00:00:00"}, {"year": 2011, "TimbreAvg1": 51.08, "TimbreAvg2": 8.056, "TimbreAvg3": 26.79, "TimbreAvg4": -6.018, "TimbreAvg5": -8.341, "TimbreAvg6": -21.83, "TimbreAvg7": 4.943, "TimbreAvg8": -3.647, "TimbreAvg9": 12.61, "TimbreAvg10": 1.741, "TimbreAvg11": 1.677, "TimbreAvg12": 5.943, "decade": "2010-01-01T00:00:00"}]}}
